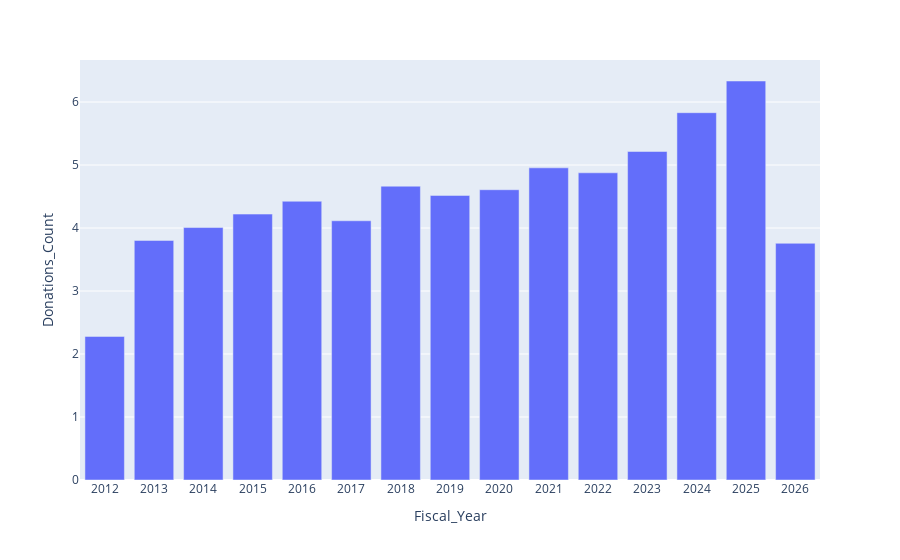

This figure's notebook cell:
### Code cell
donations_per_donor_per_year = df_clean.groupby(['Fiscal_Year', 'Contact_ID'], as_index=False)['Donation_ID'].count().rename(columns={'Donation_ID': 'Donations_Count'})
avg_donations_per_donor_per_year = donations_per_donor_per_year.groupby(['Fiscal_Year'], as_index=False)['Donations_Count'].mean()
avg_donations_per_donor_per_year

avg_donations_per_donor_per_year_chart = px.bar(avg_donations_per_donor_per_year, x='Fiscal_Year', y='Donations_Count')
avg_donations_per_donor_per_year_chart.show()

### Figure 1 — Plotly figure (JSON) as saved in the notebook; plotly's stock layout.template omitted (floating-point values rounded to 4 significant figures)
{"data": [{"hovertemplate": "Fiscal_Year=%{x}<br>Donations_Count=%{y}<extra></extra>", "legendgroup": "", "marker": {"color": "#636efa", "pattern": {"shape": ""}}, "name": "", "orientation": "v", "showlegend": false, "textposition": "auto", "type": "bar", "x": ["2012", "2013", "2014", "2015", "2016", "2017", "2018", "2019", "2020", "2021", "2022", "2023", "2024", "2025", "2026"], "xaxis": "x", "y": [2.279, 3.803, 4.008, 4.221, 4.425, 4.115, 4.664, 4.517, 4.608, 4.955, 4.877, 5.215, 5.831, 6.334, 3.757], "yaxis": "y"}], "layout": {"barmode": "relative", "legend": {"tracegroupgap": 0}, "margin": {"t": 60}, "xaxis": {"anchor": "y", "domain": [0, 1], "title": {"text": "Fiscal_Year"}}, "yaxis": {"anchor": "x", "domain": [0, 1], "title": {"text": "Donations_Count"}}}}
